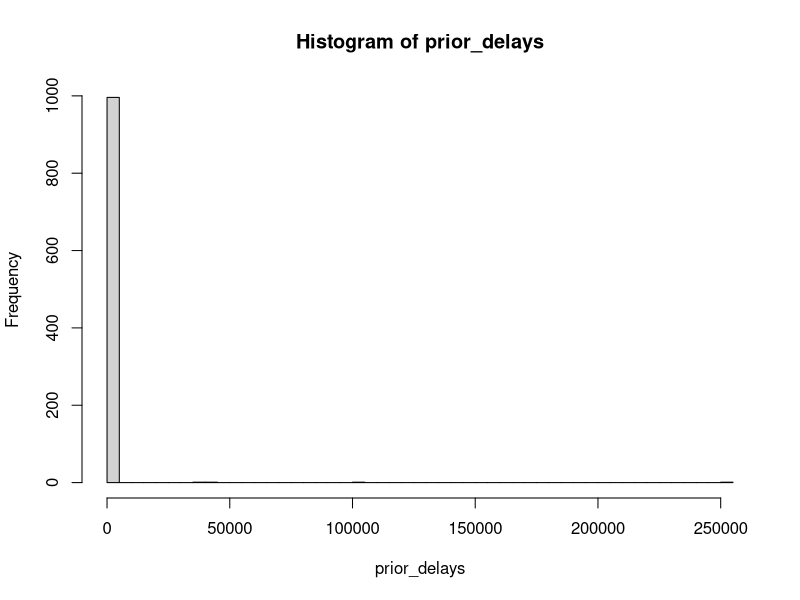

The R script that drew this image:
## ---- chunk 1
# Example: checking delay priors
prior_mean_delay <- abs(rnorm(1000, mean = 5, sd = 2))
prior_sd_delay <- abs(rnorm(1000, mean = 2, sd = 1))

# Simulate delays from these priors
prior_delays <- rlnorm(
  1000, 
  meanlog = log(prior_mean_delay), 
  sdlog = prior_sd_delay
)

# Plot to check if reasonable
hist(prior_delays, breaks = 50)
quantile(prior_delays, c(0.025, 0.5, 0.975))
